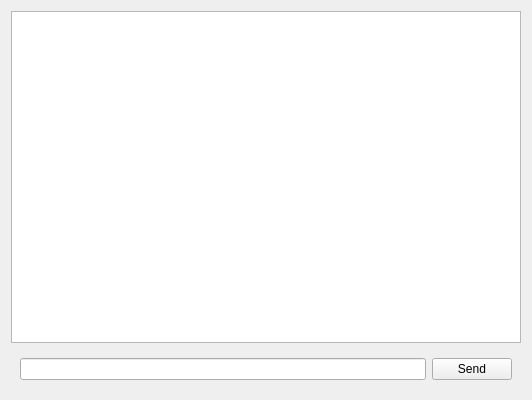
<?xml version="1.0" encoding="UTF-8"?>
<ui version="4.0">
 <class>ChatCliente</class>
 <widget class="QWidget" name="ChatCliente">
  <property name="geometry">
   <rect>
    <x>0</x>
    <y>0</y>
    <width>532</width>
    <height>400</height>
   </rect>
  </property>
  <property name="windowTitle">
   <string>Form</string>
  </property>
  <layout class="QVBoxLayout" name="verticalLayout">
   <item>
    <widget class="QListWidget" name="lstMessages"/>
   </item>
   <item>
    <widget class="QWidget" name="wdgSend" native="true">
     <layout class="QHBoxLayout" name="horizontalLayout">
      <item>
       <widget class="QLineEdit" name="lnMessage">
        <property name="palette">
         <palette>
          <active>
           <colorrole role="BrightText">
            <brush brushstyle="SolidPattern">
             <color alpha="255">
              <red>0</red>
              <green>0</green>
              <blue>0</blue>
             </color>
            </brush>
           </colorrole>
          </active>
          <inactive>
           <colorrole role="BrightText">
            <brush brushstyle="SolidPattern">
             <color alpha="255">
              <red>0</red>
              <green>0</green>
              <blue>0</blue>
             </color>
            </brush>
           </colorrole>
          </inactive>
          <disabled>
           <colorrole role="BrightText">
            <brush brushstyle="SolidPattern">
             <color alpha="255">
              <red>0</red>
              <green>0</green>
              <blue>0</blue>
             </color>
            </brush>
           </colorrole>
          </disabled>
         </palette>
        </property>
       </widget>
      </item>
      <item>
       <widget class="QPushButton" name="btnSend">
        <property name="text">
         <string>Send</string>
        </property>
       </widget>
      </item>
     </layout>
    </widget>
   </item>
  </layout>
 </widget>
 <resources/>
 <connections/>
</ui>
